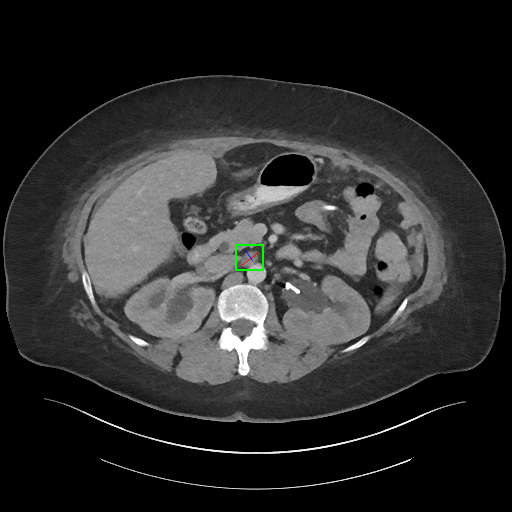
#> input picture data/phantoms/004001_01_01_066.png, 512 x 512 px, found by its file name
$ python profiler.py
#> lines starting #> are read from the running program, lines starting #| are printed output that depends on the picture
### cpu_implementation/filtbackproj_multicore_hybrid_vectorized_para.py
import numpy as np
import matplotlib.pyplot as plt
from PIL import Image, ImageChops
from scipy.fftpack import fft, fftshift, ifft
from multiprocessing import Pool
import multiprocessing
import time

# Some stuffs
from joblib import Parallel, delayed
import multiprocessing

# [6 lines left out: function dummyImg, not called in this run]


def padImage(img):
    N0, N1 = img.size
#> N0 = 512; N1 = 512
    lenDiag = int(np.ceil(np.sqrt(N0**2 + N1**2)))
#> lenDiag = 725
    imgPad = Image.new('L', (lenDiag, lenDiag))
#> imgPad: PIL image 725x725 L; every value is 0
    c0, c1 = int(round((lenDiag - N0) / 2)), int(round((lenDiag - N1) / 2))
#> c0 = 106; c1 = 106
    imgPad.paste(img, (c0, c1))
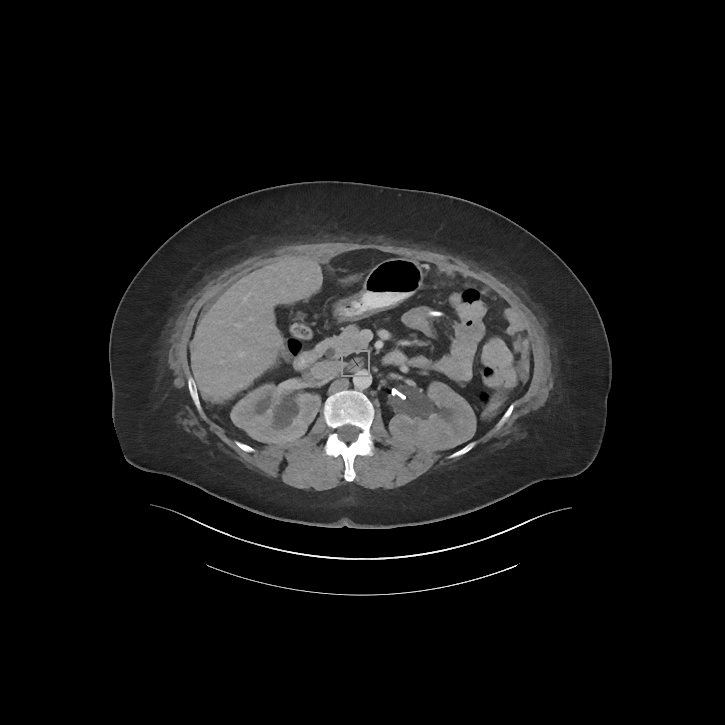
#> imgPad: PIL image 725x725 L; min 0, max 255, mean 21.9
    return imgPad, c0, c1


def _single_proj(args):
    img_arr, angle_deg = args
    img_rot = Image.fromarray(img_arr).rotate(90 - angle_deg, resample=Image.BICUBIC)
    return np.sum(np.array(img_rot), axis=0)


def getProj(img, theta, n_jobs=None, show_progress=False):
    """
    Parallel Radon projection using multiprocessing Pool.
    """
    numAngles = len(theta)
    img_arr = np.array(img)

    if n_jobs is None:
        n_jobs = multiprocessing.cpu_count()

    # Prepare arguments for Pool.map
    args = [(img_arr, theta[n]) for n in range(numAngles)]

    with Pool(processes=n_jobs) as pool:
        results = pool.map(_single_proj, args)

    sinogram = np.stack(results, axis=1)
    return sinogram


# [120 lines left out: functions arange2, _filter_single_angle, projFilter, _backproj_angles_chunk, backproject, not called in this run]


# [41 lines that do not run on import are left out]

### cpu_implementation/profiler.py
import cProfile
import pstats
import io
import pandas as pd
from PIL import Image
from filtbackproj_multicore_hybrid_vectorized_para import *

def profile_to_dataframe(func, *args, **kwargs):
    """Profile a function and return the results as a DataFrame."""
    pr = cProfile.Profile()
    pr.enable()
    result = func(*args, **kwargs)
    pr.disable()

    # Capture stats to string
    s = io.StringIO()
    ps = pstats.Stats(pr, stream=s)
    ps.sort_stats('cumulative')
    ps.print_stats()

    # Parse the output (simplified)
    lines = s.getvalue().split('\n')
    data = []
    start_parsing = False
    for line in lines:
        if 'ncalls' in line and 'tottime' in line:
            start_parsing = True
            continue
        if start_parsing and line.strip() and not line.startswith(' '):
            break
        if start_parsing and line.strip():
            parts = line.split()
            if len(parts) >= 6:
                data.append({
                    'ncalls': parts[0],
                    'tottime': float(parts[1]) if parts[1].replace('.','').isdigit() else parts[1],
                    'percall': float(parts[2]) if parts[2].replace('.','').isdigit() else parts[2],
                    'cumtime': float(parts[3]) if parts[3].replace('.','').isdigit() else parts[3],
                    'percall2': float(parts[4]) if parts[4].replace('.','').isdigit() else parts[4],
                    'filename': ' '.join(parts[5:])
                })

    return pd.DataFrame(data), result


if __name__ == '__main__':
    # Number of cores for parallel processing inside functions
    n_jobs = 1

    # Load image
    myImgName = '004001_01_01_066'
    myImgPath = Image.open(f'data/phantoms/{myImgName}.png').convert('L')
    myImgPad, c0, c1 = padImage(myImgPath)
#> c0 = 106; c1 = 106
    theta = np.arange(0, 360.1, 0.1)

    # Profile each function with keyword arguments
    print("Profiling getProj...")
    getproj_df, mySino = profile_to_dataframe(
        getProj,
        img=myImgPad,
        theta=theta,
        n_jobs=n_jobs
    )
#> in _single_proj, `img_rot = Image.fromarray(img_arr).rotate(90 - angle_deg, resample=Ima..`:
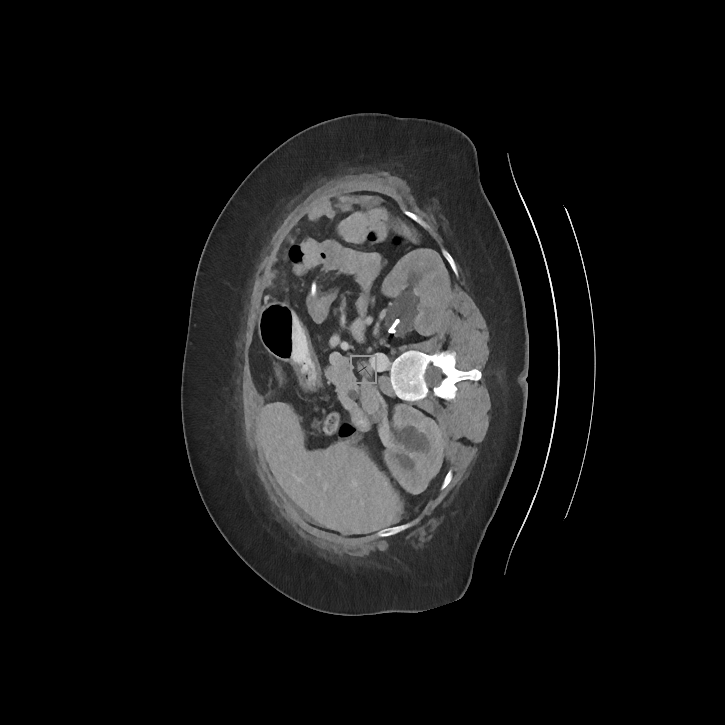
#> img_rot: PIL image 725x725 L; min 0, max 255, mean 21.9
#> in _single_proj (call 11), `img_arr, angle_deg = args`: angle_deg = 1
#> in _single_proj (call 11), `img_rot = Image.fromarray(img_arr).rotate(90 - angle_deg, resample=Ima..`:
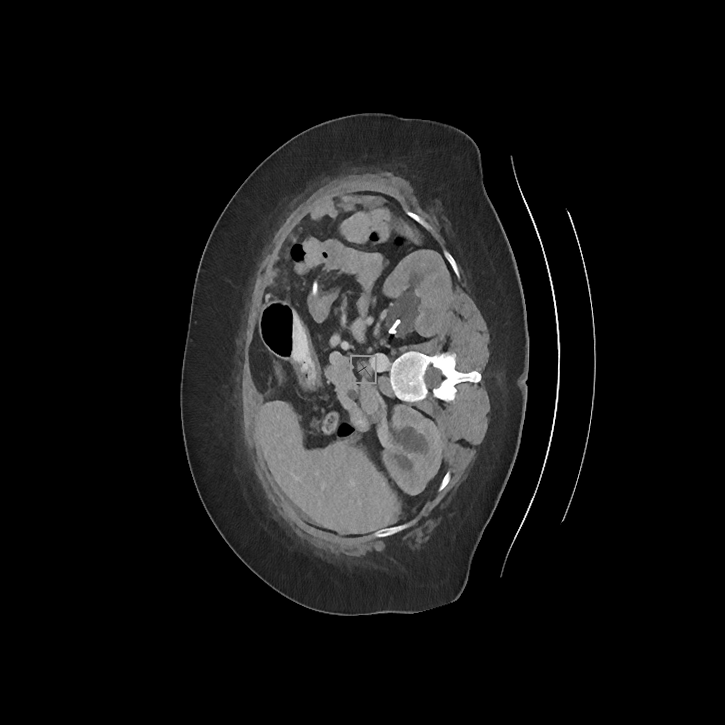
#> img_rot: PIL image 725x725 L; min 0, max 255, mean 21.8
#> in _single_proj (call 21), `img_arr, angle_deg = args`: angle_deg = 2
#> in _single_proj (call 21), `img_rot = Image.fromarray(img_arr).rotate(90 - angle_deg, resample=Ima..`:
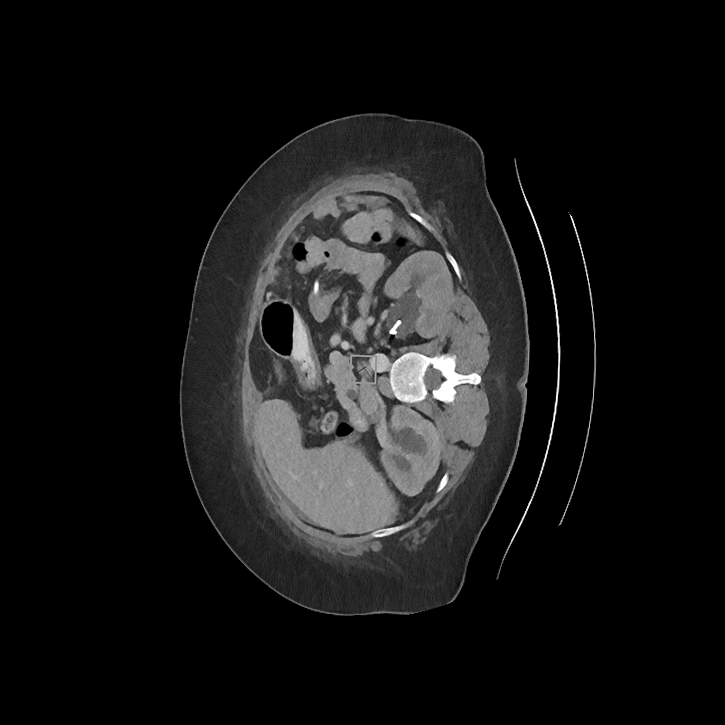
#> img_rot: PIL image 725x725 L; min 0, max 255, mean 21.8
#> in _single_proj (call 31), `img_arr, angle_deg = args`: angle_deg = 3
#> in _single_proj (call 31), `img_rot = Image.fromarray(img_arr).rotate(90 - angle_deg, resample=Ima..`:
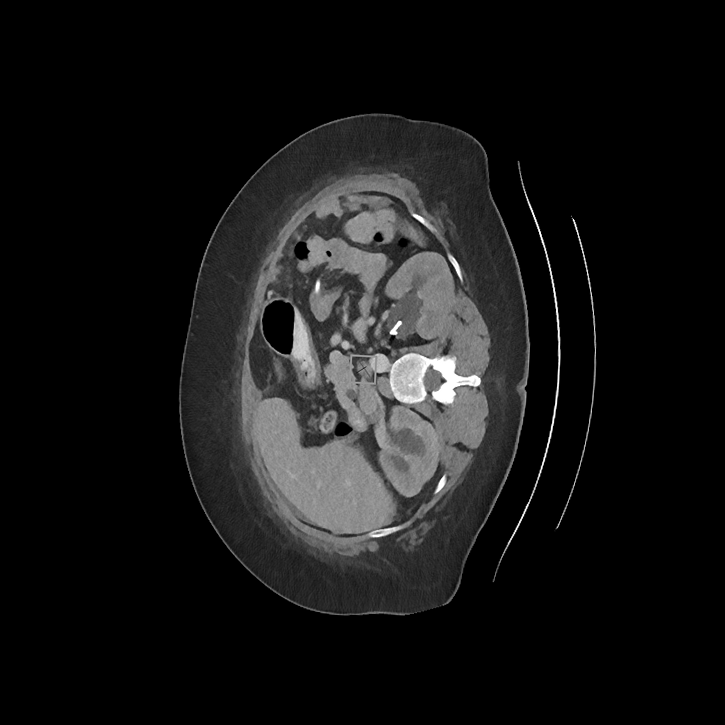
#> img_rot: PIL image 725x725 L; min 0, max 255, mean 21.8
#> (the run stopped early here; a loop or call above may not have finished)
